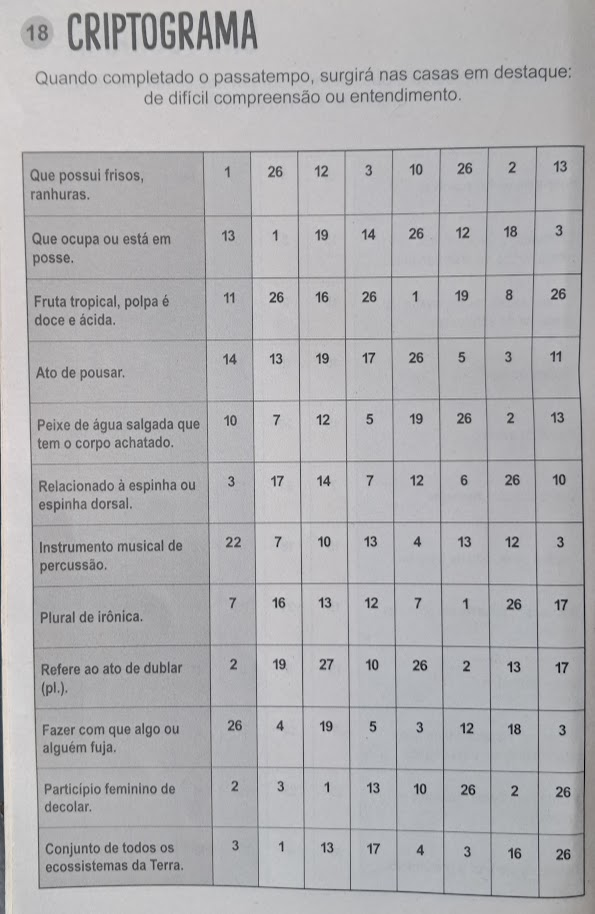
#> input picture dist/samples/test.jpg, 595 x 914 px
$ python -i grid_detector.py   (imports and definitions only)
#> lines starting #> are read from the running program, lines starting #| are printed output that depends on the picture; after the words box and inside, x2 and y2 are one past the last pixel; in counts of white or black regions, pixels touching at a corner belong together
"""
GridDetector — Detecção da grade do criptograma (Python port)

Port fiel do GridDetector.ts para Python com OpenCV + NumPy.

Cadeia de abordagens (mais para menos robusta):

  1. detect_by_projection_fft (primária)
     Erosão morfológica 1D + projeção 1D + FFT/autocorrelação para achar período dominante.
     Funciona com até ~60% das bordas fragmentadas.

  2. detect_by_hough_intersection (secundária)
     HoughLinesP → separar segmentos H/V → votação de interseções → projetar.

  3. detect_by_contours (terciária)
     Detecta diretamente contornos retangulares de área similar.

  4. detect_by_morphology (fallback final)
     Isolamento morfológico de linhas + projeção de pixels.

Adicional: correct_perspective() para correção de perspectiva via homografia.
"""

from __future__ import annotations

import math
from dataclasses import dataclass, field
from typing import Optional

import cv2
import numpy as np


# ─── Data Structures ───────────────────────────────────────────────────────────

@dataclass
class BoundingBox:
    x: int
    y: int
    width: int
    height: int


@dataclass
class GridResult:
    roi: BoundingBox
    row_positions: list[int]
    col_positions: list[int]
    col_widths: list[int]
    row_heights: list[int]
    rows: int
    cols: int


# ─── Constants ─────────────────────────────────────────────────────────────────

MORPH_KERNEL_RATIO = 0.35
ROI_MARGIN = 4
PEAK_CLUSTER_RADIUS = 6
GAP_OUTLIER_TOLERANCE = 0.45
MIN_LINES = 3
CELL_ASPECT_RATIO_MAX = 2.5
CELL_SOLIDITY_MIN = 0.7
CELL_AREA_MIN_FACTOR = 0.35
CELL_AREA_MAX_FACTOR = 2.8
ROW_COL_CLUSTER_TOLERANCE = 0.4
MIN_CELLS_CONTOUR = 6

HOUGH_THRESHOLD = 30
HOUGH_MIN_LINE_RATIO = 0.04
HOUGH_MAX_LINE_GAP = 8
HOUGH_ANGLE_TOLERANCE = 15
INTERSECT_BUCKET_SIZE = 8
INTERSECT_MIN_VOTES = 3
MEDIAN_GAP_OUTLIER = 2.0
GRID_UNIFORMITY_TOL = 0.4

FFT_MIN_CELL_PERIOD = 15
FFT_MAX_CELL_PERIOD_RATIO = 0.45
FFT_SNR_MIN = 3.0
FFT_PEAK_SMOOTH_SIGMA_RATIO = 0.10
FFT_PEAK_MIN_SEPARATION_RATIO = 0.60


# ─── Perspective Correction ────────────────────────────────────────────────────

# [108 lines left out: functions correct_perspective, order_points, not called in this run]


# ─── GridDetector ──────────────────────────────────────────────────────────────

class GridDetector:
    """Detecta a grade de células do criptograma."""

    # ─── API Pública ───────────────────────────────────────────────────────────

    @staticmethod
    def detect(image: np.ndarray) -> GridResult:
        """
        Detecta a grade de células do criptograma.

        Tenta as 4 abordagens em cascata: FFT → Hough → Contours → Morphology.

        Args:
            image: Imagem BGR ou grayscale (numpy array)

        Returns:
            GridResult com posições de linhas, colunas e dimensões

        Raises:
            ValueError se nenhuma abordagem detectar uma grade válida
        """
        # Tentativa 1: FFT de projeção
        try:
            result = GridDetector._detect_by_projection_fft(image)
            print(f"[GridDetector] OK Detecção por FFT bem-sucedida: {result.rows}x{result.cols}")
            return result
        except Exception as e:
            print(f"[GridDetector] FFT falhou, tentando Hough: {e}")

        # Tentativa 2: Hough + votação de interseções
        try:
            result = GridDetector._detect_by_hough_intersection(image)
            print(f"[GridDetector] OK Detecção por Hough+Interseção bem-sucedida: {result.rows}x{result.cols}")
            return result
        except Exception as e:
            print(f"[GridDetector] Hough+Interseção falhou, tentando contornos: {e}")

        # Tentativa 3: contornos quadrangulares
        try:
            result = GridDetector._detect_by_contours(image)
            print(f"[GridDetector] OK Detecção por contornos bem-sucedida: {result.rows}x{result.cols}")
            return result
        except Exception as e:
            print(f"[GridDetector] Detecção por contornos falhou, usando morfologia: {e}")

        # Fallback final: isolamento morfológico de linhas
        return GridDetector._detect_by_morphology(image)

    # [96 lines left out: functions extract_cell, extract_column_slice, visualize, not called in this run]

    # ─── Abordagem primária: FFT de projeção ───────────────────────────────────

    @staticmethod
    def _detect_by_projection_fft(image: np.ndarray) -> GridResult:
        """
        Detecta a grade usando erosão morfológica 1D nas projeções da imagem.

        Pipeline:
          1. Grayscale → Otsu threshold
          2. Erosão horizontal (kernel = 10% da largura) → isola linhas H contínuas
          3. Erosão vertical   (kernel = 10% da altura)  → isola linhas V contínuas
          4. Calcular projeção de cada imagem erodida
          5. Agrupar pixels resultantes → centros ponderados = posições de borda
          6. Deduplicar duplicatas próximas; regularizar gaps duplos
          7. Para colunas com grade não-uniforme: separar coluna de pistas + região numérica
          8. Validar uniformidade → GridResult
        """
        gray = GridDetector._to_grayscale(image)
        h_img, w_img = gray.shape[:2]

        # Binarizar: detectar se já está binarizada
        pure_px = np.sum((gray == 0) | (gray == 255))
        pure_ratio = pure_px / gray.size

        if pure_ratio > 0.85:
            thresh = cv2.bitwise_not(gray)
        else:
            _, thresh = cv2.threshold(gray, 0, 255, cv2.THRESH_BINARY_INV + cv2.THRESH_OTSU)

        # Erosão horizontal: kernel 1 × (10% da largura)
        kw = max(5, round(w_img * 0.10))
        kernel_h = cv2.getStructuringElement(cv2.MORPH_RECT, (kw, 1))
        eroded_h = cv2.erode(thresh, kernel_h)

        # Erosão vertical: kernel (10% da altura) × 1
        kh = max(5, round(h_img * 0.10))
        kernel_v = cv2.getStructuringElement(cv2.MORPH_RECT, (1, kh))
        eroded_v = cv2.erode(thresh, kernel_v)

        # Projeções 1D
        h_proj = np.sum(eroded_h > 0, axis=1).astype(np.float64) / w_img
        v_proj = np.sum(eroded_v > 0, axis=0).astype(np.float64) / h_img

        # Extrair bordas da projeção
        h_borders_raw = GridDetector._extract_border_centers(h_proj, gap_thresh=10)
        if len(h_borders_raw) < 2:
            raise ValueError(f"Bordas H insuficientes pela erosão: {len(h_borders_raw)}")

        h_centers = [b[0] for b in h_borders_raw]
        h_spacings = [h_centers[i + 1] - h_centers[i] for i in range(len(h_centers) - 1)]
        h_t = GridDetector._median(h_spacings)
        h_deduped = GridDetector._dedupe_borders(h_borders_raw, h_t * 0.5)
        row_positions = GridDetector._regularize([b[0] for b in h_deduped], h_t)

        print(f"[GridDetector/FFT] Erosão H: {len(h_borders_raw)} bordas brutas → T={h_t:.0f}px → {len(row_positions) - 1} linhas")

        # Posições de colunas (V)
        v_borders_raw = GridDetector._extract_border_centers(v_proj, gap_thresh=10)
        if len(v_borders_raw) < 2:
            raise ValueError(f"Bordas V insuficientes pela erosão: {len(v_borders_raw)}")

        v_centers = [b[0] for b in v_borders_raw]
        v_spacings = [v_centers[i + 1] - v_centers[i] for i in range(len(v_centers) - 1)]
        v_t_full = GridDetector._median(v_spacings)

        # Detectar coluna de pistas (gap dominante)
        split_idx = -1
        sorted_sp = sorted(v_spacings)
        median_sp = sorted_sp[len(sorted_sp) // 2]
        max_gap = max(v_spacings)
        if max_gap > median_sp * 2.0:
            split_idx = v_spacings.index(max_gap)

        if split_idx >= 0:
            # Grade não-uniforme
            numeric_centers = v_centers[split_idx + 1:]
            num_spacings = [numeric_centers[i + 1] - numeric_centers[i] for i in range(len(numeric_centers) - 1)]
            num_t = GridDetector._median(num_spacings)
            num_deduped = GridDetector._dedupe_borders(v_borders_raw[split_idx + 1:], num_t * 0.5)
            num_regularized = GridDetector._regularize([b[0] for b in num_deduped], num_t)
            col_positions = [0] + num_regularized
            print(f"[GridDetector/FFT] Erosão V: grade não-uniforme detectada, T_num={num_t:.0f}px → {len(col_positions) - 1} colunas")
        else:
            v_deduped = GridDetector._dedupe_borders(v_borders_raw, v_t_full * 0.5)
            col_positions = GridDetector._regularize([b[0] for b in v_deduped], v_t_full)
            print(f"[GridDetector/FFT] Erosão V: T={v_t_full:.0f}px → {len(col_positions) - 1} colunas")

        if len(row_positions) < 3 or len(col_positions) < 3:
            raise ValueError(f"Grade insuficiente: {len(row_positions)} H, {len(col_positions)} V")

        col_widths = GridDetector._compute_gaps(col_positions)
        row_heights = GridDetector._compute_gaps(row_positions)

        GridDetector._validate_uniformity(row_heights, "linhas (FFT)")
        if split_idx < 0:
            GridDetector._validate_uniformity(col_widths, "colunas (FFT)")

        roi = BoundingBox(
            x=col_positions[0],
            y=row_positions[0],
            width=col_positions[-1] - col_positions[0],
            height=row_positions[-1] - row_positions[0],
        )

        return GridResult(
            roi=roi,
            row_positions=row_positions,
            col_positions=col_positions,
            col_widths=col_widths,
            row_heights=row_heights,
            rows=len(row_positions) - 1,
            cols=len(col_positions) - 1,
        )

    # ─── Abordagem secundária: Hough + interseção ──────────────────────────────

    # [395 lines left out: functions _detect_by_hough_intersection, _detect_by_contours, _detect_by_morphology, _filter_cell_contours, _build_grid_from_cells, _extract_table_roi and 3 more, not called in this run]

    # ─── Helpers — FFT / Projection ────────────────────────────────────────────

    @staticmethod
    def _extract_border_centers(proj: np.ndarray, gap_thresh: int = 10) -> list[tuple[int, float]]:
        groups: list[list[int]] = []
        cur: list[int] = []
        for i in range(len(proj)):
            if proj[i] > 0.001:
                if not cur or i - cur[-1] <= gap_thresh:
                    cur.append(i)
                else:
                    groups.append(cur)
                    cur = [i]
        if cur:
            groups.append(cur)

        result = []
        for g in groups:
            vals = proj[g]
            sum_w = vals.sum()
            if sum_w > 0:
                center = round(np.dot(np.array(g, dtype=np.float64), vals) / sum_w)
            else:
                center = g[len(g) // 2]
            result.append((center, float(vals.max())))
        return result

    @staticmethod
    def _dedupe_borders(borders: list[tuple[int, float]], min_sep: float) -> list[tuple[int, float]]:
        out: list[tuple[int, float]] = []
        for b in borders:
            if not out or b[0] - out[-1][0] >= min_sep:
                out.append(b)
            elif b[1] > out[-1][1]:
                out[-1] = b
        return out

    @staticmethod
    def _regularize(centers: list[int], t: float) -> list[int]:
        if not centers:
            return centers
        result = [centers[0]]
        for i in range(len(centers) - 1):
            gap = centers[i + 1] - centers[i]
            n = round(gap / t)
            for m in range(1, n):
                result.append(round(centers[i] + t * m))
            result.append(centers[i + 1])
        return result

    # [78 lines left out: functions _regularize_by_median_gap, _fft, _fft_magnitudes, not called in this run]

    @staticmethod
    def _hann_window(n: int) -> np.ndarray:
        return 0.5 * (1 - np.cos(2 * math.pi * np.arange(n) / (n - 1)))

    # [118 lines left out: functions _find_dominant_period, _find_period_by_autocorrelation, _gaussian_smooth, _find_local_peaks, not called in this run]

    # ─── Utilitários compartilhados ────────────────────────────────────────────

    @staticmethod
    def _to_grayscale(image: np.ndarray) -> np.ndarray:
        if image.ndim == 2:
            return image
        if image.shape[2] == 4:
            return cv2.cvtColor(image, cv2.COLOR_BGRA2GRAY)
        return cv2.cvtColor(image, cv2.COLOR_BGR2GRAY)

    @staticmethod
    def _median(values: list[float]) -> float:
        if not values:
            return 0.0
        s = sorted(values)
        mid = len(s) // 2
        return (s[mid - 1] + s[mid]) / 2 if len(s) % 2 == 0 else float(s[mid])

    @staticmethod
    def _compute_gaps(positions: list[int]) -> list[int]:
        return [positions[i] - positions[i - 1] for i in range(1, len(positions))]

    # [12 lines left out: function _cluster_peaks, not called in this run]

    @staticmethod
    def _validate_uniformity(gaps: list[int], label: str, tol: Optional[float] = None) -> None:
        if not gaps:
            return
        effective_tol = (tol if tol is not None else GRID_UNIFORMITY_TOL) * 2
        median = GridDetector._median(gaps)
        for g in gaps:
            if median > 0 and abs(g - median) / median > effective_tol:
                raise ValueError(f"Grade não uniforme em {label}: gap={g}, mediana={median}, tol={effective_tol:.2f}")

    # [60 lines left out: functions _line_intersect, _kmeans_1d, _modal_value, not called in this run]

>>> import cv2
>>> picture = cv2.imread('../../dist/samples/test.jpg')
#> picture is the input picture: shape (914, 595, 3); mean B, G, R 177.7, 175.2, 175.8
>>> result = GridDetector().detect(picture)
#> in _detect_by_projection_fft, `pure_px = np.sum((gray == 0) | (gray == 255))`: pure_px = 0
#> in _detect_by_projection_fft, `_, thresh = cv2.threshold(gray, 0, 255, cv2.THRESH_BINARY_INV + cv2.TH..`:
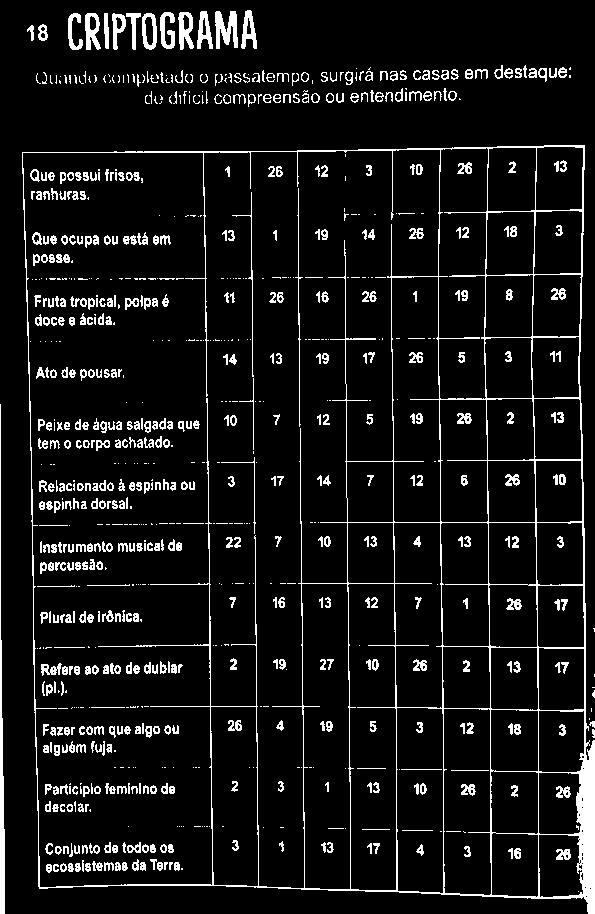
#> thresh: shape (914, 595); 8.1% white in thin lines or dots
#> in _detect_by_projection_fft, `eroded_h = cv2.erode(thresh, kernel_h)`:
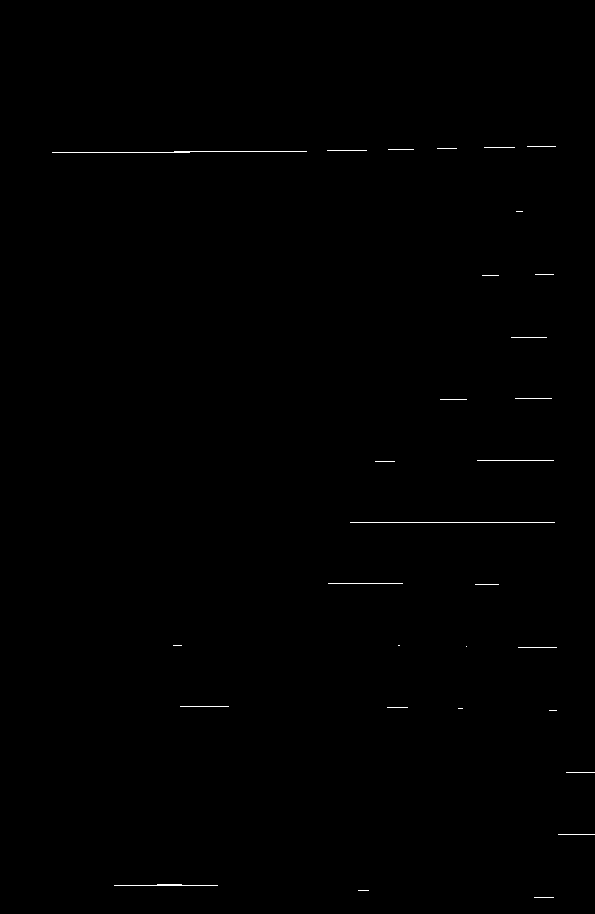
#> eroded_h: shape (914, 595); 0.24% white in thin lines or dots, all inside (x1, y1, x2, y2) = (52, 146, 595, 898)
#> in _detect_by_projection_fft, `eroded_v = cv2.erode(thresh, kernel_v)`:
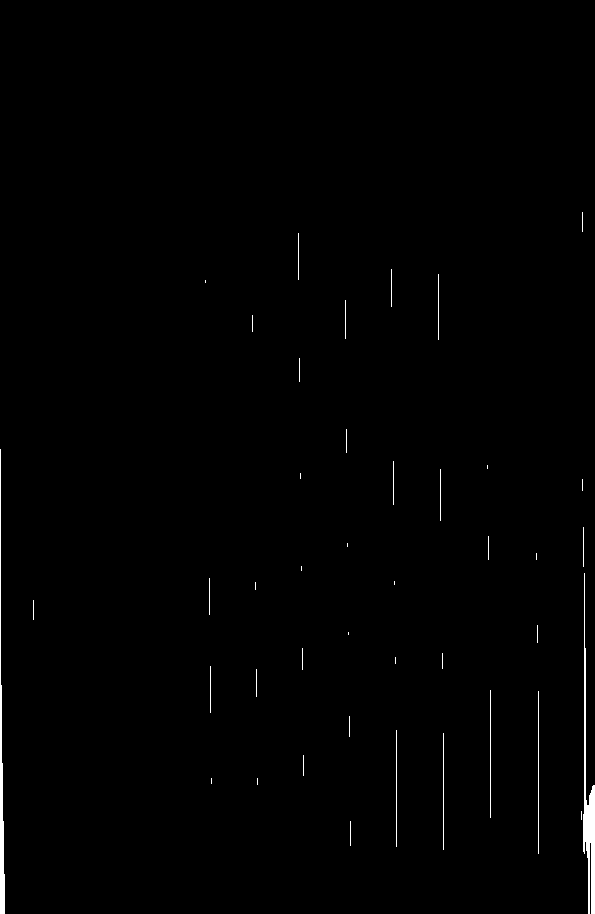
#> eroded_v: shape (914, 595); 0.68% white; 42 white regions (17 under 20 px), largest, box (x1, y1, x2, y2) and area: (583, 573, 595, 914) 1405, (0, 449, 5, 914) 978, (538, 691, 539, 854) 163
#> in _detect_by_projection_fft, `h_proj = np.sum(eroded_h > 0, axis=1).astype(np.float64) / w_img`: h_proj = 914 values, max 0.345 at index 522, min 0 at index 0, mean 0.00243
#> in _detect_by_projection_fft, `v_proj = np.sum(eroded_v > 0, axis=0).astype(np.float64) / h_img`: v_proj = 595 values, max 0.509 at index 0, min 0 at index 5, mean 0.00677
#> the loop in _extract_border_centers, `for i in range(len(proj)):` made 914 passes
#> cur on passes 212, 275, 338, 399, 461, 523, 584, 646, 707, 773, 835, 885: [211], [274], [337], [398], [460], [522], [583], [645], [706], [772], [834], [884]
#> after the loop in _extract_border_centers, `for i in range(len(proj)):`: groups = [[146, 147, 148, 149, 150, 151, 152], [211], [274, 275], [337], [398, 399], [460, 461], [522], [583, 584], [645, 646, 647], [706, 707, 708, 710], [772], [834]]
#> the loop in _extract_border_centers, `for g in groups:` made 13 passes
#> (g, vals, sum_w, center) on passes 1 to 6: ([146, 147, 148, 149, 150, 151, 152], [0.0487, 0.0521, 0.0336, 0.0437, 0.0672, 0.224, 0.232], 0.701, 150), ([211], [0.0118], 0.0118, 211), ([274, 275], [0.0319, 0.0286], 0.0605, 274), ([337], [0.0605], 0.0605, 337), ([398, 399], [0.0622, 0.0454], 0.108, 398), ([460, 461], [0.129, 0.0336], 0.163, 460)
#> after the loop in _extract_border_centers, `for g in groups:`: result = [(150, 0.232), (211, 0.0118), (274, 0.0319), (337, 0.0605), (398, 0.0622), (460, 0.129), (522, 0.345), (583, 0.126), (647, 0.0655), (707, 0.0824), (772, 0.0487), (834, 0.0622), (887, 0.175)]
#> in _detect_by_projection_fft, `h_borders_raw = GridDetector._extract_border_centers(h_proj, gap_thres..`: h_borders_raw has the same summary as result in _extract_border_centers
#> in _detect_by_projection_fft, `h_centers = [b[0] for b in h_borders_raw]`: h_centers = [150, 211, 274, 337, 398, 460, 522, 583, 647, 707, 772, 834, 887]
#> in _detect_by_projection_fft, `h_spacings = [h_centers[i + 1] - h_centers[i] for i in range(len(h_cen..`: h_spacings = [61, 63, 63, 61, 62, 62, 61, 64, 60, 65, 62, 53]
#> in _median, `s = sorted(values)`: s = [53, 60, 61, 61, 61, 62, 62, 62, 63, 63, 64, 65]
#> in _median, `mid = len(s) // 2`: mid = 6
#> in _detect_by_projection_fft, `h_t = GridDetector._median(h_spacings)`: h_t = 62
#> the loop in _dedupe_borders, `for b in borders:` made 13 passes
#> after the loop in _dedupe_borders, `for b in borders:`: out has the same summary as result in _extract_border_centers
#> in _detect_by_projection_fft, `h_deduped = GridDetector._dedupe_borders(h_borders_raw, h_t * 0.5)`: h_deduped has the same summary as result in _extract_border_centers
#> in _regularize, `result = [centers[0]]`: result = [150]
#> the loop in _regularize, `for i in range(len(centers) - 1):` made 12 passes
#> gap on passes 1 to 12: 61, 63, 63, 61, 62, 62, 61, 64, 60, 65, 62, 53
#> after the loop in _regularize, `for i in range(len(centers) - 1):`: result has the same summary as h_centers in _detect_by_projection_fft
#> in _detect_by_projection_fft, `row_positions = GridDetector._regularize([b[0] for b in h_deduped], h_t)`: row_positions has the same summary as h_centers
#| [GridDetector/FFT] Erosão H: 13 bordas brutas → T=62px → 12 linhas
#> the loop in _extract_border_centers (call 2), `for i in range(len(proj)):` made 595 passes
#> cur on passes 34, 206, 253, 299, 346, 392, 439, 488, 537, 582: [33], [205], [252], [298], [345], [391], [438], [487], [536], [581]
#> the loop in _extract_border_centers (call 2), `for g in groups:` made 11 passes
#> (g, vals, sum_w, center) on passes 1 to 7: ([0, 1, 2, 3, 4], [0.509, 0.251, 0.165, 0.102, 0.0438], 1.07, 1), ([33], [0.0219], 0.0219, 33), ([205, 209, 210, 211], [0.00328, 0.0405, 0.0514, 0.00656], 0.102, 210), ([252, 255, 256, 257], [0.0186, 0.00875, 0.0306, 0.00766], 0.0656, 255), ([298, 299, 300, 301, 302, 303], [0.0514, 0.0263, 0.00656, 0.00547, 0.0241, 0.023], 0.137, 300), ([345, 346, 347, 348, 349, 350], [0.0427, 0.0263, 0.00438, 0.00328, 0.023, 0.0274], 0.127, 347), ([391, 393, 394, 395, 396], [0.0416, 0.0481, 0.00438, 0.00766, 0.128], 0.23, 394)
#> (sum_w, center) on pass 11: (1.63, 588)
#> in _detect_by_projection_fft, `v_borders_raw = GridDetector._extract_border_centers(v_proj, gap_thres..`: v_borders_raw = [(1, 0.509), (33, 0.0219), (210, 0.0514), (255, 0.0306), (300, 0.0514), (347, 0.0427), (394, 0.128), (441, 0.128), (490, 0.14), (538, 0.178), (588, 0.307)]
#> in _detect_by_projection_fft, `v_centers = [b[0] for b in v_borders_raw]`: v_centers = [1, 33, 210, 255, 300, 347, 394, 441, 490, 538, 588]
#> in _detect_by_projection_fft, `v_spacings = [v_centers[i + 1] - v_centers[i] for i in range(len(v_cen..`: v_spacings = [32, 177, 45, 45, 47, 47, 47, 49, 48, 50]
#> in _detect_by_projection_fft, `v_t_full = GridDetector._median(v_spacings)`: v_t_full = 47
#> in _detect_by_projection_fft, `sorted_sp = sorted(v_spacings)`: sorted_sp = [32, 45, 45, 47, 47, 47, 48, 49, 50, 177]
#> in _detect_by_projection_fft, `median_sp = sorted_sp[len(sorted_sp) // 2]`: median_sp = 47
#> in _detect_by_projection_fft, `max_gap = max(v_spacings)`: max_gap = 177
#> in _detect_by_projection_fft, `split_idx = v_spacings.index(max_gap)`: split_idx = 1
#> in _detect_by_projection_fft, `numeric_centers = v_centers[split_idx + 1:]`: numeric_centers = [210, 255, 300, 347, 394, 441, 490, 538, 588]
#> in _detect_by_projection_fft, `num_spacings = [numeric_centers[i + 1] - numeric_centers[i] for i in r..`: num_spacings = [45, 45, 47, 47, 47, 49, 48, 50]
#> in _detect_by_projection_fft, `num_t = GridDetector._median(num_spacings)`: num_t = 47
#> the loop in _dedupe_borders (call 2), `for b in borders:` made 9 passes
#> in _detect_by_projection_fft, `num_deduped = GridDetector._dedupe_borders(v_borders_raw[split_idx + 1..`: num_deduped = [(210, 0.0514), (255, 0.0306), (300, 0.0514), (347, 0.0427), (394, 0.128), (441, 0.128), (490, 0.14), (538, 0.178), (588, 0.307)]
#> the loop in _regularize (call 2), `for i in range(len(centers) - 1):` made 8 passes
#> gap on passes 1 to 8: 45, 45, 47, 47, 47, 49, 48, 50
#> in _detect_by_projection_fft, `num_regularized = GridDetector._regularize([b[0] for b in num_deduped]..`: num_regularized = [210, 255, 300, 347, 394, 441, 490, 538, 588]
#> in _detect_by_projection_fft, `col_positions = [0] + num_regularized`: col_positions = [0, 210, 255, 300, 347, 394, 441, 490, 538, 588]
#| [GridDetector/FFT] Erosão V: grade não-uniforme detectada, T_num=47px → 9 colunas
#> in _detect_by_projection_fft, `col_widths = GridDetector._compute_gaps(col_positions)`: col_widths = [210, 45, 45, 47, 47, 47, 49, 48, 50]
#> in _detect_by_projection_fft, `row_heights = GridDetector._compute_gaps(row_positions)`: row_heights = [61, 63, 63, 61, 62, 62, 61, 64, 60, 65, 62, 53]
#> in _validate_uniformity, `median = GridDetector._median(gaps)`: median = 62
#> the loop in _validate_uniformity, `for g in gaps:` made 12 passes
#| [GridDetector] OK Detecção por FFT bem-sucedida: 12x9
